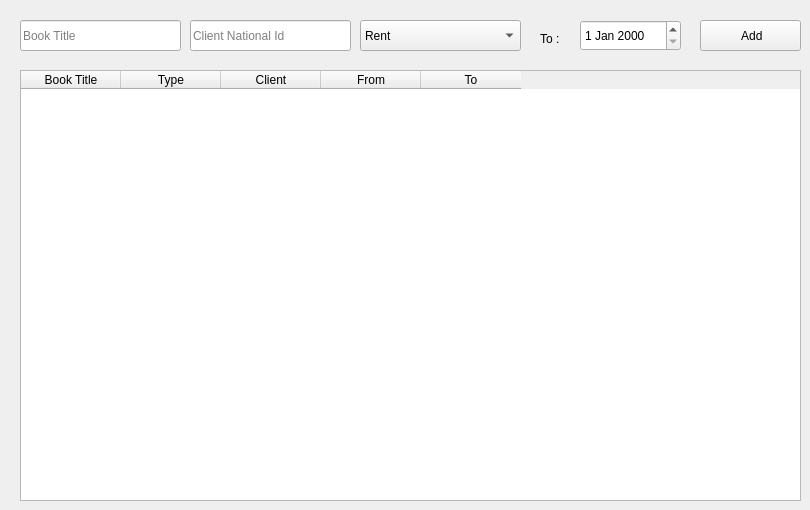
    <widget class="QWidget" name="tab">
     <attribute name="title">
      <string>Today</string>
     </attribute>
     <widget class="QLineEdit" name="lineEdit">
      <property name="geometry">
       <rect>
        <x>20</x>
        <y>20</y>
        <width>161</width>
        <height>31</height>
       </rect>
      </property>
      <property name="placeholderText">
       <string>Book Title</string>
      </property>
     </widget>
     <widget class="QComboBox" name="comboBox">
      <property name="geometry">
       <rect>
        <x>360</x>
        <y>20</y>
        <width>161</width>
        <height>31</height>
       </rect>
      </property>
      <item>
       <property name="text">
        <string>Rent</string>
       </property>
      </item>
      <item>
       <property name="text">
        <string>Retrive</string>
       </property>
      </item>
     </widget>
     <widget class="QPushButton" name="pushButton_8">
      <property name="geometry">
       <rect>
        <x>700</x>
        <y>20</y>
        <width>101</width>
        <height>31</height>
       </rect>
      </property>
      <property name="cursor">
       <cursorShape>PointingHandCursor</cursorShape>
      </property>
      <property name="text">
       <string> Add</string>
      </property>
      <property name="icon">
       <iconset resource="icons.qrc">
        <normaloff>:/icons/add.png</normaloff>:/icons/add.png</iconset>
      </property>
      <property name="iconSize">
       <size>
        <width>20</width>
        <height>20</height>
       </size>
      </property>
     </widget>
     <widget class="QTableWidget" name="tableWidget">
      <property name="geometry">
       <rect>
        <x>20</x>
        <y>70</y>
        <width>781</width>
        <height>431</height>
       </rect>
      </property>
      <column>
       <property name="text">
        <string>Book Title</string>
       </property>
      </column>
      <column>
       <property name="text">
        <string>Type</string>
       </property>
      </column>
      <column>
       <property name="text">
        <string>Client</string>
       </property>
      </column>
      <column>
       <property name="text">
        <string>From</string>
       </property>
      </column>
      <column>
       <property name="text">
        <string>To</string>
       </property>
      </column>
     </widget>
     <widget class="QLineEdit" name="lineEdit_33">
      <property name="geometry">
       <rect>
        <x>190</x>
        <y>20</y>
        <width>161</width>
        <height>31</height>
       </rect>
      </property>
      <property name="placeholderText">
       <string>Client National Id</string>
      </property>
     </widget>
     <widget class="QDateEdit" name="dateEdit_6">
      <property name="geometry">
       <rect>
        <x>580</x>
        <y>20</y>
        <width>101</width>
        <height>31</height>
       </rect>
      </property>
     </widget>
     <widget class="QLabel" name="label_30">
      <property name="geometry">
       <rect>
        <x>540</x>
        <y>28</y>
        <width>31</width>
        <height>21</height>
       </rect>
      </property>
      <property name="text">
       <string>To :</string>
      </property>
     </widget>
    </widget>
